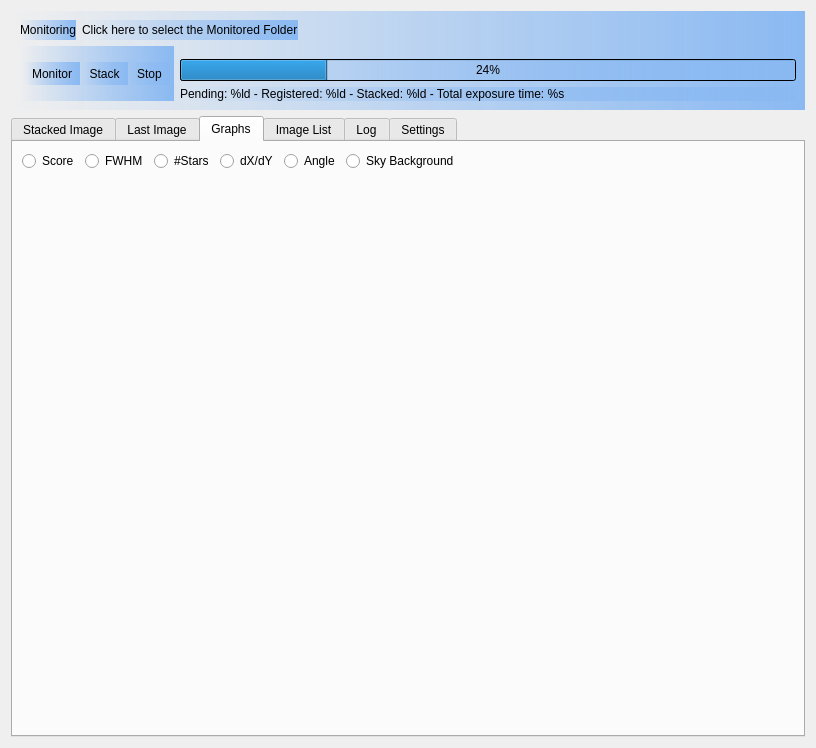
<?xml version="1.0" encoding="UTF-8"?>
<ui version="4.0">
 <class>DeepSkyStackerLive</class>
 <widget class="QWidget" name="DeepSkyStackerLive">
  <property name="geometry">
   <rect>
    <x>0</x>
    <y>0</y>
    <width>816</width>
    <height>748</height>
   </rect>
  </property>
  <property name="minimumSize">
   <size>
    <width>757</width>
    <height>748</height>
   </size>
  </property>
  <property name="windowTitle">
   <string>Form</string>
  </property>
  <layout class="QVBoxLayout" name="verticalLayout_4">
   <item>
    <widget class="QWidget" name="widget_2" native="true">
     <property name="maximumSize">
      <size>
       <width>16777215</width>
       <height>126</height>
      </size>
     </property>
     <property name="styleSheet">
      <string notr="true">background: qlineargradient(spread:pad, x1:0, y1:0, x2:1, y2:0, stop:0 rgba(138, 185, 242, 0), stop:1 rgba(138, 185, 242, 255))</string>
     </property>
     <layout class="QVBoxLayout" name="verticalLayout_2">
      <item>
       <layout class="QHBoxLayout" name="horizontalLayout">
        <item>
         <widget class="QLabel" name="monitorText">
          <property name="sizePolicy">
           <sizepolicy hsizetype="Preferred" vsizetype="Preferred">
            <horstretch>0</horstretch>
            <verstretch>0</verstretch>
           </sizepolicy>
          </property>
          <property name="styleSheet">
           <string notr="true">background: qcolor(rgba(0,0,0,0))</string>
          </property>
          <property name="text">
           <string comment="IDC_MONITORINGRECT">Monitoring</string>
          </property>
         </widget>
        </item>
        <item>
         <widget class="QLabel" name="folderName">
          <property name="toolTip">
           <string comment="IDC_MONITOREDFOLDER">Click here to select the Monitored Folder</string>
          </property>
          <property name="styleSheet">
           <string notr="true">background: qcolor(rgba(0,0,0,0))</string>
          </property>
          <property name="text">
           <string comment="IDC_MONITOREDFOLDER">Click here to select the Monitored Folder</string>
          </property>
         </widget>
        </item>
        <item>
         <spacer name="horizontalSpacer_2">
          <property name="orientation">
           <enum>Qt::Horizontal</enum>
          </property>
          <property name="sizeHint" stdset="0">
           <size>
            <width>40</width>
            <height>20</height>
           </size>
          </property>
         </spacer>
        </item>
       </layout>
      </item>
      <item>
       <layout class="QHBoxLayout" name="horizontalLayout_3">
        <item>
         <widget class="QToolBar" name="toolbar">
          <property name="sizePolicy">
           <sizepolicy hsizetype="Preferred" vsizetype="Preferred">
            <horstretch>0</horstretch>
            <verstretch>0</verstretch>
           </sizepolicy>
          </property>
          <property name="minimumSize">
           <size>
            <width>0</width>
            <height>0</height>
           </size>
          </property>
          <property name="styleSheet">
           <string notr="true">background: qcolor(rgba(0,0,0,0))</string>
          </property>
          <property name="movable">
           <bool>false</bool>
          </property>
          <property name="iconSize">
           <size>
            <width>48</width>
            <height>48</height>
           </size>
          </property>
          <property name="toolButtonStyle">
           <enum>Qt::ToolButtonTextUnderIcon</enum>
          </property>
          <property name="floatable">
           <bool>false</bool>
          </property>
          <addaction name="actionMonitor"/>
          <addaction name="actionStack"/>
          <addaction name="actionStop"/>
         </widget>
        </item>
        <item>
         <layout class="QVBoxLayout" name="verticalLayout">
          <item>
           <spacer name="verticalSpacer_1">
            <property name="orientation">
             <enum>Qt::Vertical</enum>
            </property>
            <property name="sizeType">
             <enum>QSizePolicy::Fixed</enum>
            </property>
            <property name="sizeHint" stdset="0">
             <size>
              <width>20</width>
              <height>13</height>
             </size>
            </property>
           </spacer>
          </item>
          <item>
           <widget class="QProgressBar" name="progressBar">
            <property name="value">
             <number>24</number>
            </property>
           </widget>
          </item>
          <item>
           <widget class="QLabel" name="status">
            <property name="sizePolicy">
             <sizepolicy hsizetype="Expanding" vsizetype="Preferred">
              <horstretch>0</horstretch>
              <verstretch>0</verstretch>
             </sizepolicy>
            </property>
            <property name="text">
             <string comment="IDC_STATS">Pending: %ld - Registered: %ld - Stacked: %ld - Total exposure time: %s</string>
            </property>
           </widget>
          </item>
         </layout>
        </item>
       </layout>
      </item>
     </layout>
    </widget>
   </item>
   <item>
    <widget class="QTabWidget" name="tabWidget">
     <property name="minimumSize">
      <size>
       <width>730</width>
       <height>598</height>
      </size>
     </property>
     <property name="maximumSize">
      <size>
       <width>16777215</width>
       <height>16777215</height>
      </size>
     </property>
     <property name="currentIndex">
      <number>2</number>
     </property>
     <widget class="DSS::ImageViewer" name="stackedImage">
      <property name="sizePolicy">
       <sizepolicy hsizetype="Expanding" vsizetype="Expanding">
        <horstretch>0</horstretch>
        <verstretch>0</verstretch>
       </sizepolicy>
      </property>
      <attribute name="title">
       <string comment="IDC_STACKEDIMAGE">Stacked Image</string>
      </attribute>
     </widget>
     <widget class="DSS::ImageViewer" name="lastImage">
      <property name="sizePolicy">
       <sizepolicy hsizetype="Expanding" vsizetype="Expanding">
        <horstretch>0</horstretch>
        <verstretch>0</verstretch>
       </sizepolicy>
      </property>
      <attribute name="title">
       <string comment="IDC_LASTIMAGE">Last Image</string>
      </attribute>
     </widget>
     <widget class="QWidget" name="graphs">
      <property name="sizePolicy">
       <sizepolicy hsizetype="Expanding" vsizetype="Expanding">
        <horstretch>0</horstretch>
        <verstretch>0</verstretch>
       </sizepolicy>
      </property>
      <attribute name="title">
       <string comment="IDC_GRAPHS">Graphs</string>
      </attribute>
      <layout class="QVBoxLayout" name="verticalLayout4">
       <item>
        <layout class="QHBoxLayout" name="horizontalLayout5">
         <item>
          <widget class="QRadioButton" name="radioScore">
           <property name="text">
            <string comment="IDC_SCORE">Score</string>
           </property>
           <attribute name="buttonGroup">
            <string notr="true">graphButtonGroup</string>
           </attribute>
          </widget>
         </item>
         <item>
          <widget class="QRadioButton" name="radioFWHM">
           <property name="text">
            <string comment="IDC_FWHM">FWHM</string>
           </property>
           <attribute name="buttonGroup">
            <string notr="true">graphButtonGroup</string>
           </attribute>
          </widget>
         </item>
         <item>
          <widget class="QRadioButton" name="radioStars">
           <property name="text">
            <string comment="IDC_STARS">#Stars</string>
           </property>
           <attribute name="buttonGroup">
            <string notr="true">graphButtonGroup</string>
           </attribute>
          </widget>
         </item>
         <item>
          <widget class="QRadioButton" name="radioOffset">
           <property name="text">
            <string comment="IDC_OFFSET">dX/dY</string>
           </property>
           <attribute name="buttonGroup">
            <string notr="true">graphButtonGroup</string>
           </attribute>
          </widget>
         </item>
         <item>
          <widget class="QRadioButton" name="radioAngle">
           <property name="text">
            <string comment="IDC_ANGLE">Angle</string>
           </property>
           <attribute name="buttonGroup">
            <string notr="true">graphButtonGroup</string>
           </attribute>
          </widget>
         </item>
         <item>
          <widget class="QRadioButton" name="radioBackground">
           <property name="text">
            <string comment="IDC_SKYBACKGROUND">Sky Background</string>
           </property>
           <attribute name="buttonGroup">
            <string notr="true">graphButtonGroup</string>
           </attribute>
          </widget>
         </item>
         <item>
          <spacer name="horizontalSpacer">
           <property name="orientation">
            <enum>Qt::Horizontal</enum>
           </property>
           <property name="sizeHint" stdset="0">
            <size>
             <width>40</width>
             <height>20</height>
            </size>
           </property>
          </spacer>
         </item>
        </layout>
       </item>
       <item>
        <widget class="QWidget" name="widget" native="true">
         <property name="sizePolicy">
          <sizepolicy hsizetype="Expanding" vsizetype="Expanding">
           <horstretch>0</horstretch>
           <verstretch>0</verstretch>
          </sizepolicy>
         </property>
         <property name="minimumSize">
          <size>
           <width>550</width>
           <height>300</height>
          </size>
         </property>
        </widget>
       </item>
      </layout>
     </widget>
     <widget class="QTableView" name="imageList">
      <property name="sizePolicy">
       <sizepolicy hsizetype="Expanding" vsizetype="Expanding">
        <horstretch>0</horstretch>
        <verstretch>0</verstretch>
       </sizepolicy>
      </property>
      <attribute name="title">
       <string comment="IDC_IMAGELIST">Image List</string>
      </attribute>
     </widget>
     <widget class="QTextBrowser" name="log">
      <property name="sizePolicy">
       <sizepolicy hsizetype="Expanding" vsizetype="Expanding">
        <horstretch>0</horstretch>
        <verstretch>0</verstretch>
       </sizepolicy>
      </property>
      <attribute name="title">
       <string comment="IDC_LOGLIST">Log</string>
      </attribute>
     </widget>
     <widget class="DSS::SettingsTab" name="settingsTab">
      <attribute name="title">
       <string comment="IDC_WARNINGS">Settings</string>
      </attribute>
     </widget>
    </widget>
   </item>
  </layout>
  <action name="actionMonitor">
   <property name="checkable">
    <bool>true</bool>
   </property>
   <property name="icon">
    <iconset resource="../resources.qrc">
     <normaloff>:/Monitor-Up.png</normaloff>
     <normalon>:/Monitor-Down.png</normalon>:/Monitor-Up.png</iconset>
   </property>
   <property name="text">
    <string comment="IDC_MONITOR">Monitor</string>
   </property>
   <property name="iconText">
    <string comment="IDC_MONITOR">Monitor</string>
   </property>
  </action>
  <action name="actionStack">
   <property name="checkable">
    <bool>true</bool>
   </property>
   <property name="icon">
    <iconset resource="../resources.qrc">
     <normaloff>:/Stack-Up.png</normaloff>
     <normalon>:/Stack-Down.png</normalon>:/Stack-Up.png</iconset>
   </property>
   <property name="text">
    <string comment="IDC_STACK_DSSLIVE">Stack</string>
   </property>
   <property name="iconText">
    <string comment="IDC_STACK_DSSLIVE">Stack</string>
   </property>
  </action>
  <action name="actionStop">
   <property name="icon">
    <iconset resource="../resources.qrc">
     <normaloff>:/StopSign.png</normaloff>:/StopSign.png</iconset>
   </property>
   <property name="text">
    <string comment="IDC_STOP">Stop</string>
   </property>
   <property name="iconText">
    <string comment="IDC_STOP">Stop</string>
   </property>
  </action>
 </widget>
 <customwidgets>
  <customwidget>
   <class>DSS::ImageViewer</class>
   <extends>QWidget</extends>
   <header>imageviewer.h</header>
   <container>1</container>
  </customwidget>
  <customwidget>
   <class>DSS::SettingsTab</class>
   <extends>QWidget</extends>
   <header>settingstab.h</header>
   <container>1</container>
  </customwidget>
 </customwidgets>
 <resources>
  <include location="../resources.qrc"/>
 </resources>
 <connections/>
 <buttongroups>
  <buttongroup name="graphButtonGroup"/>
 </buttongroups>
</ui>
